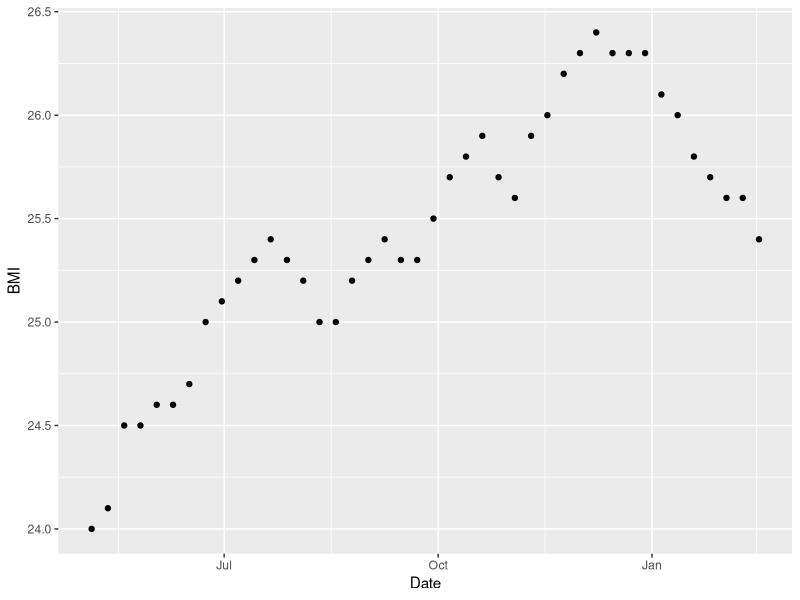

Write R code to recreate this figure.
## ---- chunk 1
require(ggplot2)
bmiDates <- seq(from=as.Date("2013-5-5"), to=as.Date("2014-2-16"), by=7)
bmiValues <- c(24, 24.1, 24.5, 24.5, 24.6, 24.6, 24.7,
               25, 25.1, 25.2, 25.3, 25.4, 25.3, 25.2,
               25, 25, 25.2, 25.3, 25.4, 25.3, 25.3,
               25.5, 25.7, 25.8, 25.9, 25.7, 25.6, 25.9,
               26, 26.2, 26.3, 26.4, 26.3, 26.3, 26.3,
               26.1, 26.0, 25.8, 25.7, 25.6, 25.6, 25.4)
bmiData <- data.frame(bmiDates, bmiValues)
qplot(bmiData$bmiDates, bmiData$bmiValues, data = bmiData, xlab='Date', ylab='BMI')
